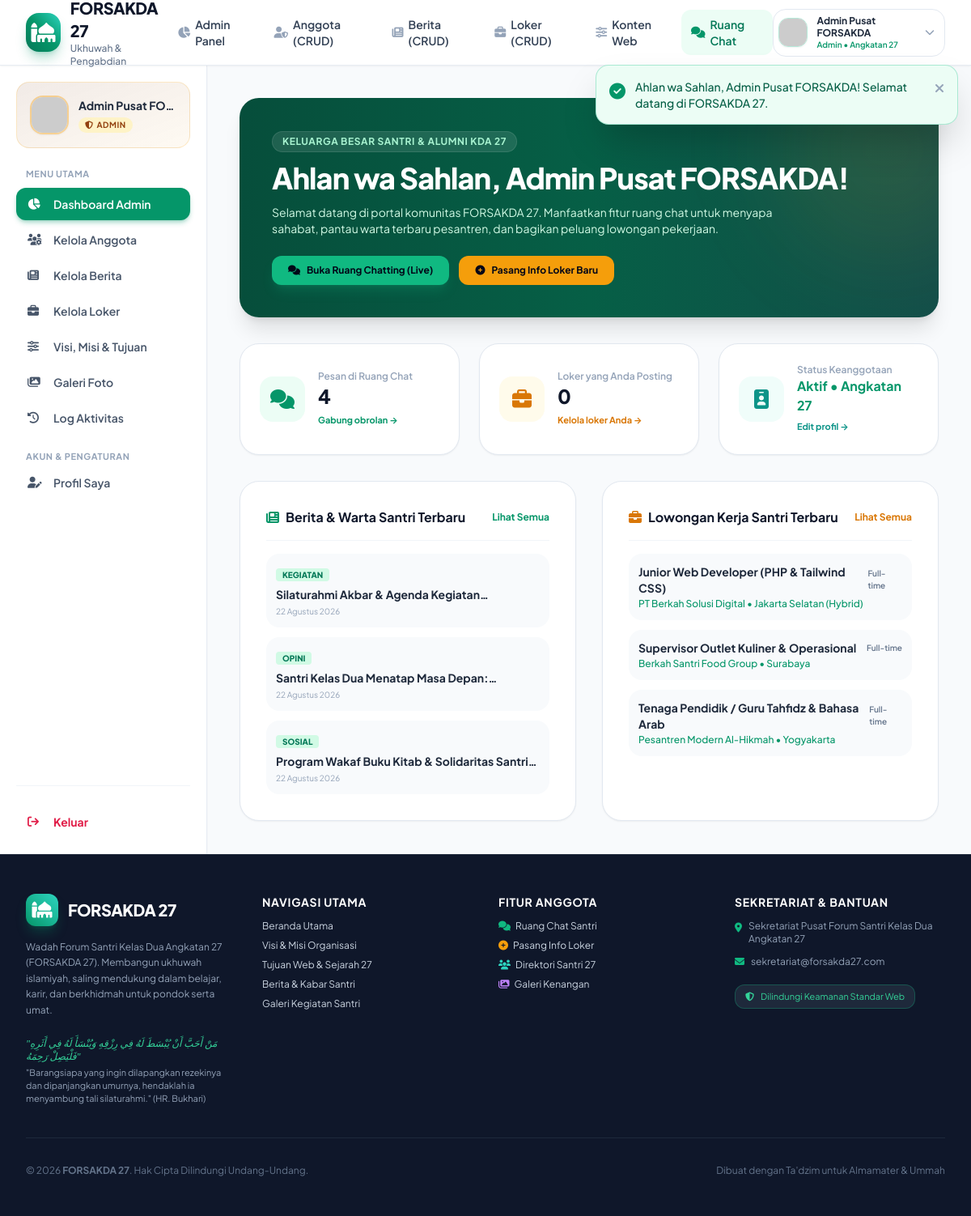
Screenshot of /views/member/dashboard.php (signed in) with the database file from the repository.
### tables this page shows
CREATE TABLE IF NOT EXISTS `news` (
  `id` INT AUTO_INCREMENT PRIMARY KEY,
  `user_id` INT NOT NULL,
  `judul` VARCHAR(255) NOT NULL,
  `slug` VARCHAR(255) NOT NULL,
  `kategori` VARCHAR(50) DEFAULT 'Berita',
  `ringkasan` TEXT NULL,
  `konten` LONGTEXT NOT NULL,
  `gambar` VARCHAR(255) NULL,
  `status` ENUM('published', 'draft') DEFAULT 'published',
  `is_pinned` TINYINT(1) DEFAULT 0,
  `views` INT DEFAULT 0,
  `created_at` DATETIME DEFAULT CURRENT_TIMESTAMP,
  `updated_at` DATETIME DEFAULT CURRENT_TIMESTAMP ON UPDATE CURRENT_TIMESTAMP,
  INDEX (`user_id`),
  INDEX (`slug`),
  INDEX (`status`),
  INDEX (`is_pinned`)
);

CREATE TABLE IF NOT EXISTS `job_vacancies` (
  `id` INT AUTO_INCREMENT PRIMARY KEY,
  `user_id` INT NOT NULL,
  `posisi` VARCHAR(150) NOT NULL,
  `perusahaan` VARCHAR(150) NOT NULL,
  `lokasi` VARCHAR(100) NOT NULL,
  `tipe_pekerjaan` ENUM('Full-time', 'Part-time', 'Freelance', 'Internship/Magang', 'Remote') DEFAULT 'Full-time',
  `gaji_min` BIGINT NULL DEFAULT 0,
  `gaji_max` BIGINT NULL DEFAULT 0,
  `deskripsi` LONGTEXT NOT NULL,
  `kualifikasi` LONGTEXT NULL,
  `kontak_lamaran` VARCHAR(255) NOT NULL,
  `logo_perusahaan` VARCHAR(255) NULL,
  `status` ENUM('open', 'closed', 'pending') DEFAULT 'open',
  `created_at` DATETIME DEFAULT CURRENT_TIMESTAMP,
  `updated_at` DATETIME DEFAULT CURRENT_TIMESTAMP ON UPDATE CURRENT_TIMESTAMP,
  INDEX (`user_id`),
  INDEX (`status`),
  INDEX (`tipe_pekerjaan`)
);

### config/auth.php (called while the page is built, shortened)
<?php
require_once __DIR__ . '/security.php';
function is_logged_in(): bool {
    return !empty($_SESSION['user_id']) && !empty($_SESSION['user_role']);
}
function current_user(): ?array {
    return [
        'id'        => (int)$_SESSION['user_id'],
        'nama'      => $_SESSION['user_nama'] ?? 'Pengguna',
        'email'     => $_SESSION['user_email'] ?? '',
        'role'      => $_SESSION['user_role'] ?? 'publik',
        'status'    => $_SESSION['user_status'] ?? 'active',
        'foto'      => $_SESSION['user_foto'] ?? '',
        'angkatan'  => $_SESSION['user_angkatan'] ?? '27',
        'no_hp'     => $_SESSION['user_no_hp'] ?? '',
        'domisili'  => $_SESSION['user_domisili'] ?? '',
        'profesi'   => $_SESSION['user_profesi'] ?? ''
    ];
}

### config/security.php (called while the page is built, shortened)
<?php
function e(?string $data): string {
    return htmlspecialchars($data, ENT_QUOTES | ENT_SUBSTITUTE, 'UTF-8');
}
function format_date_id(string $datetime, bool $withTime = true): string {
    $timestamp = strtotime($datetime);
    $bulan = [
        1 => 'Januari', 'Februari', 'Maret', 'April', 'Mei', 'Juni',
        'Juli', 'Agustus', 'September', 'Oktober', 'November', 'Desember'
    ];
    $d = date('j', $timestamp);
    $m = $bulan[(int)date('n', $timestamp)];
    $y = date('Y', $timestamp);
    return "$d $m $y";
}

### views/member/dashboard.php (the view, shortened to what this page needs)
<?php
require_once __DIR__ . '/../../includes/header.php';
$user = current_user();
$pdo = Database::getConnection();
$newsStmt = $pdo->prepare("SELECT * FROM news WHERE status = 'published' ORDER BY created_at DESC LIMIT 3");
$newsStmt->execute();
$recentNews = $newsStmt->fetchAll();
$jobStmt = $pdo->prepare("SELECT * FROM job_vacancies WHERE status = 'open' ORDER BY created_at DESC LIMIT 3");
$jobStmt->execute();
$recentJobs = $jobStmt->fetchAll();
$myJobsCount = $pdo->prepare("SELECT COUNT(*) FROM job_vacancies WHERE user_id = :uid");
$myJobsCount->execute([':uid' => $user['id']]);
$totalMyJobs = $myJobsCount->fetchColumn();
$chatCount = $pdo->query("SELECT COUNT(*) FROM messages")->fetchColumn();
?>
<div class="flex-1 flex flex-col md:flex-row bg-slate-50 dark:bg-slate-950">
    <?php require_once __DIR__ . '/../../includes/sidebar.php'; ?>
    <main class="flex-1 p-6 sm:p-10 space-y-8 overflow-y-auto">
        <div class="bg-gradient-to-r from-brand-900 via-brand-800 to-teal-900 text-white rounded-3xl p-8 sm:p-10 shadow-xl relative overflow-hidden">
            <div class="absolute -top-16 -right-16 w-64 h-64 bg-amber-400/10 rounded-full blur-3xl pointer-events-none"></div>
            <div class="relative z-10 space-y-3">
                <span class="text-xs font-bold uppercase tracking-wider px-3 py-1 rounded-full bg-white/10 text-brand-200 border border-white/10 inline-block">
                    Keluarga Besar Santri & Alumni KDA 27
                </span>
                <h1 class="text-2xl sm:text-4xl font-extrabold tracking-tight">
                    Ahlan wa Sahlan, <?php echo e($user['nama']); ?>!
                </h1>
                <p class="text-xs sm:text-sm text-brand-100 max-w-2xl leading-relaxed">
                    Selamat datang di portal komunitas FORSAKDA 27. Manfaatkan fitur ruang chat untuk menyapa sahabat, pantau warta terbaru pesantren, dan bagikan peluang lowongan pekerjaan.
                </p>
                <div class="pt-3 flex flex-wrap gap-3">
                    <a href="<?php echo BASE_URL; ?>/views/member/chat.php" class="px-5 py-2.5 bg-emerald-500 hover:bg-emerald-400 text-slate-950 font-bold rounded-xl text-xs transition flex items-center gap-2 shadow-lg shadow-emerald-500/20">
                        <i class="fa-solid fa-comments"></i>
                        <span>Buka Ruang Chatting (Live)</span>
                    </a>
                    <a href="<?php echo BASE_URL; ?>/views/member/loker-tambah.php" class="px-5 py-2.5 bg-amber-500 hover:bg-amber-400 text-slate-950 font-bold rounded-xl text-xs transition flex items-center gap-2">
                        <i class="fa-solid fa-circle-plus"></i>
                        <span>Pasang Info Loker Baru</span>
                    </a>
                </div>
            </div>
        </div>
        <div class="grid grid-cols-1 sm:grid-cols-3 gap-6">
            <div class="bg-white dark:bg-slate-900 p-6 rounded-3xl border border-slate-200 dark:border-slate-800 shadow-sm flex items-center gap-4">
                <div class="w-14 h-14 bg-emerald-50 dark:bg-emerald-950 text-emerald-600 rounded-2xl flex items-center justify-center text-2xl">
                    <i class="fa-solid fa-comments"></i>
                </div>
                <div>
                    <p class="text-xs text-slate-400 font-semibold">Pesan di Ruang Chat</p>
                    <h3 class="text-2xl font-black text-slate-900 dark:text-white"><?php echo e($chatCount); ?></h3>
                    <a href="<?php echo BASE_URL; ?>/views/member/chat.php" class="text-[11px] font-bold text-brand-600 hover:underline">Gabung obrolan &rarr;</a>
                </div>
            </div>
            <div class="bg-white dark:bg-slate-900 p-6 rounded-3xl border border-slate-200 dark:border-slate-800 shadow-sm flex items-center gap-4">
                <div class="w-14 h-14 bg-amber-50 dark:bg-amber-950 text-amber-600 rounded-2xl flex items-center justify-center text-2xl">
                    <i class="fa-solid fa-briefcase"></i>
                </div>
                <div>
                    <p class="text-xs text-slate-400 font-semibold">Loker yang Anda Posting</p>
                    <h3 class="text-2xl font-black text-slate-900 dark:text-white"><?php echo e($totalMyJobs); ?></h3>
                    <a href="<?php echo BASE_URL; ?>/views/member/loker-saya.php" class="text-[11px] font-bold text-amber-600 hover:underline">Kelola loker Anda &rarr;</a>
                </div>
            </div>
            <div class="bg-white dark:bg-slate-900 p-6 rounded-3xl border border-slate-200 dark:border-slate-800 shadow-sm flex items-center gap-4">
                <div class="w-14 h-14 bg-teal-50 dark:bg-teal-950 text-teal-600 rounded-2xl flex items-center justify-center text-2xl">
                    <i class="fa-solid fa-id-badge"></i>
                </div>
                <div>
                    <p class="text-xs text-slate-400 font-semibold">Status Keanggotaan</p>
                    <h3 class="text-base font-bold text-emerald-600 capitalize">Aktif &bull; Angkatan 27</h3>
                    <a href="<?php echo BASE_URL; ?>/views/member/profil.php" class="text-[11px] font-bold text-teal-600 hover:underline">Edit profil &rarr;</a>
                </div>
            </div>
        </div>
        <div class="grid grid-cols-1 lg:grid-cols-2 gap-8">
            <div class="bg-white dark:bg-slate-900 p-6 sm:p-8 rounded-3xl border border-slate-200 dark:border-slate-800 shadow-sm space-y-4">
                <div class="flex items-center justify-between border-b border-slate-100 dark:border-slate-800 pb-4">
                    <h3 class="text-base font-bold text-slate-900 dark:text-white flex items-center gap-2">
                        <i class="fa-solid fa-newspaper text-brand-600"></i> Berita & Warta Santri Terbaru
                    </h3>
                    <a href="<?php echo BASE_URL; ?>/views/member/berita.php" class="text-xs font-bold text-brand-600 hover:underline">Lihat Semua</a>
                </div>
                <div class="space-y-3">
                    <?php foreach ($recentNews as $n): ?>
                        <a href="<?php echo BASE_URL; ?>/views/public/berita-detail.php?slug=<?php echo urlencode($n['slug']); ?>" class="p-3 bg-slate-50 dark:bg-slate-800/60 rounded-2xl hover:bg-brand-50 transition block">
                            <span class="text-[10px] font-extrabold uppercase px-2 py-0.5 rounded bg-brand-100 text-brand-700"><?php echo e($n['kategori']); ?></span>
                            <h4 class="text-xs sm:text-sm font-bold text-slate-800 dark:text-slate-200 mt-1 line-clamp-1"><?php echo e($n['judul']); ?></h4>
                            <span class="text-[10px] text-slate-400 block mt-1"><?php echo format_date_id($n['created_at'], false); ?></span>
                        </a>
                    <?php endforeach; ?>
                </div>
            </div>
            <div class="bg-white dark:bg-slate-900 p-6 sm:p-8 rounded-3xl border border-slate-200 dark:border-slate-800 shadow-sm space-y-4">
                <div class="flex items-center justify-between border-b border-slate-100 dark:border-slate-800 pb-4">
                    <h3 class="text-base font-bold text-slate-900 dark:text-white flex items-center gap-2">
                        <i class="fa-solid fa-briefcase text-amber-600"></i> Lowongan Kerja Santri Terbaru
                    </h3>
                    <a href="<?php echo BASE_URL; ?>/views/member/loker.php" class="text-xs font-bold text-amber-600 hover:underline">Lihat Semua</a>
                </div>
                <div class="space-y-3">
                    <?php foreach ($recentJobs as $j): ?>
                        <a href="<?php echo BASE_URL; ?>/views/public/loker-detail.php?id=<?php echo $j['id']; ?>" class="p-3 bg-slate-50 dark:bg-slate-800/60 rounded-2xl hover:bg-amber-50 transition block">
                            <div class="flex items-center justify-between">
                                <h4 class="text-xs sm:text-sm font-bold text-slate-800 dark:text-slate-200"><?php echo e($j['posisi']); ?></h4>
                                <span class="text-[10px] text-slate-500 font-semibold"><?php echo e($j['tipe_pekerjaan']); ?></span>
                            </div>
                            <p class="text-xs text-brand-600 font-medium mt-0.5"><?php echo e($j['perusahaan']); ?> &bull; <?php echo e($j['lokasi']); ?></p>
                        </a>
                    <?php endforeach; ?>
                </div>
            </div>
        </div>
    </main>
</div>
<?php require_once __DIR__ . '/../../includes/footer.php'; ?>

### assets/css/custom.css (style rules this page uses)
:root { --primary: #059669; --primary-dark: #064e3b; --accent: #d97706; }
body { font-family: 'Plus Jakarta Sans', -apple-system, BlinkMacSystemFont, 'Segoe UI', Roboto, sans-serif; }

### rows the page displays
news: kategori "KEGIATAN", judul "Silaturahmi Akbar & Agenda…", created_at "22 Agustus 2026"
news: kategori "OPINI", judul "Santri Kelas Dua Menatap Masa…", created_at "22 Agustus 2026"
news: kategori "SOSIAL", judul "Program Wakaf Buku Kitab & Solidaritas…", created_at "22 Agustus 2026"
job_vacancies: posisi "Junior Web Developer (PHP & Tailwind CSS)", tipe_pekerjaan "Full-time", perusahaan "PT Berkah Solusi Digital", lokasi "Jakarta Selatan (Hybrid)"
job_vacancies: posisi "Supervisor Outlet Kuliner & Operasional", tipe_pekerjaan "Full-time", perusahaan "Berkah Santri Food Group", lokasi "Surabaya"
job_vacancies: posisi "Tenaga Pendidik / Guru Tahfidz & Bahasa Arab", tipe_pekerjaan "Full-time", perusahaan "Pesantren Modern Al-Hikmah", lokasi "Yogyakarta"

### other values shown
$message "Ahlan wa Sahlan, Admin Pusat FORSAKDA! Selamat datang di FORSAKDA 27."
$currentUser['nama'] "Admin Pusat FORSAKDA"
$currentUser['role'] "Admin"
$user['nama'] "Admin Pusat FO…"
$user['role'] "ADMIN"
$user['nama'] "Admin Pusat FORSAKDA"
$chatCount "4"
$totalMyJobs "0"
APP_NAME "FORSAKDA 27"
